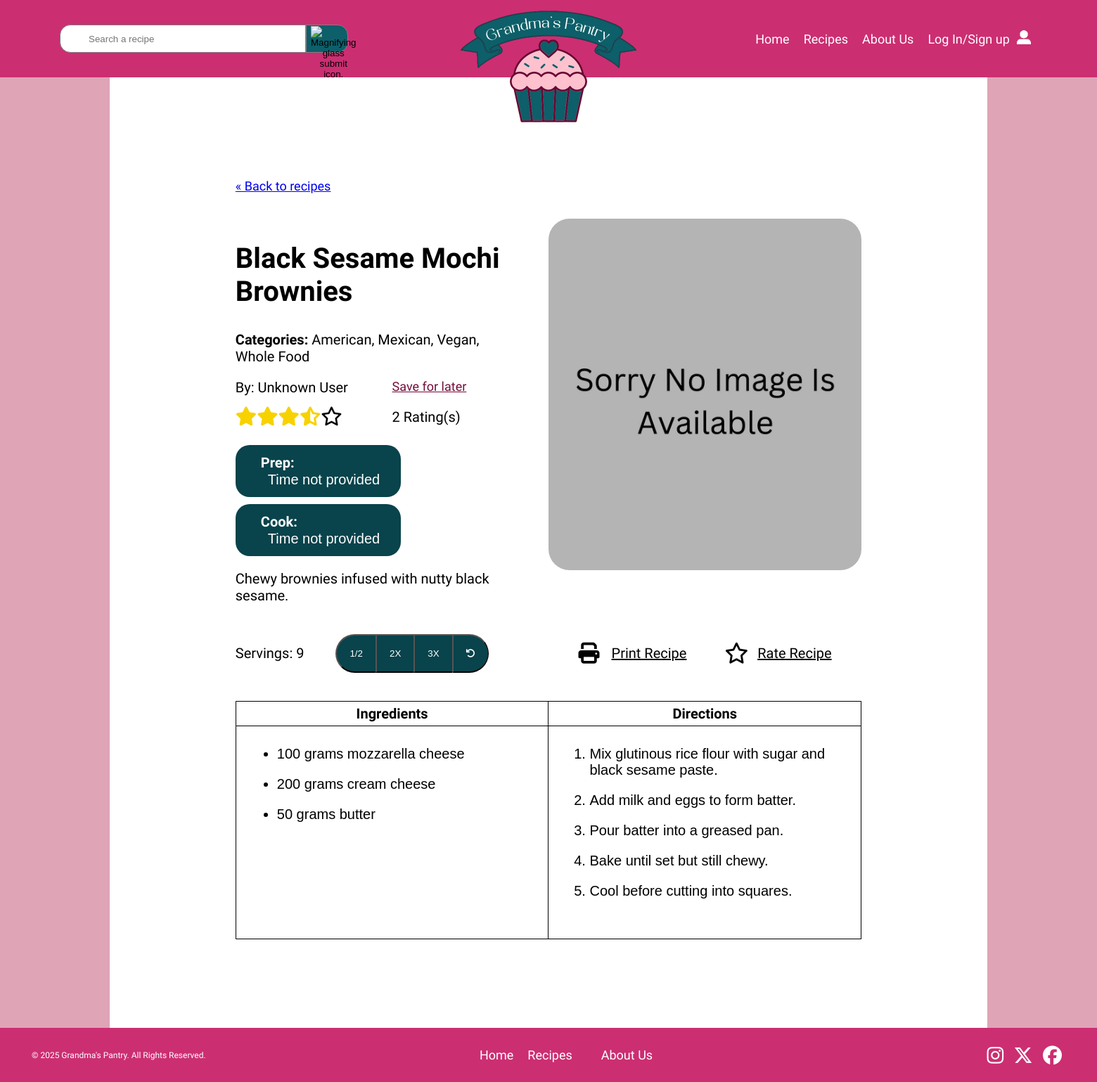
The page /public/recipes/show.php?id=27 on the database its author committed.
### tables this page shows
CREATE TABLE `recipes` (
  `recipe_id` int(11) NOT NULL,
  `user_id` int(11) NOT NULL,
  `recipe_name` varchar(100) NOT NULL,
  `recipe_description` varchar(255) NOT NULL,
  `servings` int(11) NOT NULL,
  `created_at` timestamp NOT NULL DEFAULT CURRENT_TIMESTAMP
);

CREATE TABLE `recipe_ingredients` (
  `recipe_id` int(11) NOT NULL,
  `ingredient_id` int(11) NOT NULL,
  `quantity` decimal(10,2) NOT NULL,
  `unit_id` int(11) NOT NULL
);

CREATE TABLE `units` (
  `unit_id` int(11) NOT NULL,
  `unit_name` varchar(50) NOT NULL
);

CREATE TABLE `ingredients` (
  `ingredient_id` int(11) NOT NULL,
  `ingredient_name` varchar(100) NOT NULL
);

CREATE TABLE `directions` (
  `direction_id` int(11) NOT NULL,
  `recipe_id` int(11) NOT NULL,
  `step_number` smallint(6) NOT NULL,
  `instruction` varchar(255) NOT NULL
);

### private/initialize.php (called while the page is built, shortened)
<?php
  require_once('functions.php');
  $session = new Session;

### private/classes/Session.class.php (called while the page is built, shortened)
<?php
class Session {
  private $userId;
  public function is_logged_in() {
    return isset($this->userId) && $this->last_login_is_recent();
  }
}

### private/functions.php (called while the page is built, shortened)
<?php
function h($string="") {
  return htmlspecialchars($string);
}

### private/classes/DatabaseObject.class.php (called while the page is built, shortened)
<?php
class DatabaseObject {
  static protected $database;
  static protected $table_name = "";
  static public function set_database($database) {
    self::$database = $database;
  }
  static public function find_by_sql($sql) {
    $result = self::$database->query($sql);
    $obj_array = [];
    while($record = $result->fetch_assoc()) {
      $obj_array[] = static::instantiate($record);
    }
    return $obj_array;
  }
  static public function find_by_id($id) {
    $primary_key_column = rtrim(static::$table_name, 's') . '_id';
    $sql = "SELECT * FROM " . static::$table_name;
    $sql .= " WHERE " . $primary_key_column . "='" . self::$database->escape_string($id) . "'";
    $obj_array = static::find_by_sql($sql);
    if(!empty($obj_array)) {
      return array_shift($obj_array);
    }
    else {
      return false;
    }
  }
  static protected function instantiate($record) {
    $object = new static;
    foreach($record as $property => $value) {
      $camelCaseProperty = lcfirst(str_replace('_', '', ucwords($property, '_')));
      if(property_exists($object, $camelCaseProperty) && $property !== 'user_id') {
        $object->$camelCaseProperty = $value;
      }
    }
    return $object;
  }
}

### private/classes/Recipe.class.php (called while the page is built, shortened)
<?php
class Recipe extends DatabaseObject {
  public $id;
  public $userId;
  public function __construct($args=[]) {
    $this->id = $args['recipe_id'] ?? null;
    $this->userId = $args['user_id'] ?? '';
  }
  static protected function instantiate($record) {
    $object = new static;
    if (isset($record['recipe_id'])) {
      $object->id = $record['recipe_id'];
    }
    foreach($record as $property => $value) {
      if (property_exists($object, $property) && $property !== 'recipe_id') {
        $object->$property = $value;
        continue;
      }
      $camelCaseProperty = lcfirst(str_replace('_', '', ucwords($property, '_')));
      if(property_exists($object, $camelCaseProperty) && $property !== 'recipe_id') {
        $object->$camelCaseProperty = $value;
      }
    }
    return $object;
  }
  public function get_recipe_photo() {
    $sql = "SELECT img_path FROM recipe_photos WHERE recipe_id = '" . $this->id . "' LIMIT 1";
    $result = self::$database->query($sql);
    $photo = $result->fetch_assoc();
    return $photo ? $photo['img_path'] : '/web-289/public/assets/recipe-images/default-recipe-image.jpg';
  }
  public static function find_recipe_types_by_recipe_id($recipeId) {
    $escapedRecipeId = static::$database->escape_string($recipeId);
    $sql = "SELECT meal_types, ethnic_types, diet_types ";
    $sql .= "FROM recipe_categories WHERE recipe_id = '{$escapedRecipeId}'";
    return static::find_by_sql($sql);
  }
  public function get_username() {
    $user = User::find_by_id($this->userId);
    return $user ? $user->username : 'Unknown User';
  }
  public function get_prep_time() {
    $prep = PrepTime::find_by_recipe_id($this->id);
    if (!$prep || !isset($prep->timeSeconds)) {
      return "Time not provided";
    }
    return $prep->formatted_time();
  }
  public function get_cook_time() {
    $cook = CookTime::find_by_recipe_id($this->id);
    if (!$cook || !isset($cook->timeSeconds)) {
      return "Time not provided";
    }
    return $cook->formatted_time();
  }
  public function get_rating_info() {
    $sql = "SELECT AVG(rating) AS average_rating, COUNT(*) ";
    $sql .= "AS total_ratings FROM ratings ";
    $sql .= "WHERE recipe_id = '" . self::$database->escape_string($this->id) . "'";
    $result = self::$database->query($sql);
    $row = $result->fetch_assoc();
    return [
      'average' => $row['average_rating'] ? round($row['average_rating'], 1) : 0,
      'total' => $row['total_ratings'] ?? 0
    ];
  }
}

### private/classes/User.class.php (called while the page is built, shortened)
<?php
class User extends DatabaseObject {
  public static function find_by_id($id) {
    return parent::find_by_id($id);
  }
}

### private/classes/PrepTime.class.php (called while the page is built, shortened)
<?php
class PrepTime extends RecipeTime {
  protected static $table_name = 'prep_times';
  public static function find_by_recipe_id($recipeId) {
    $recipeId = (int) $recipeId;
    $sql = "SELECT * FROM " . self::$table_name . " WHERE recipe_id = {$recipeId}";
    $result = self::find_by_sql($sql);
    return !empty($result) ? array_shift($result) : false;
}
}

### private/classes/CookTime.class.php (called while the page is built, shortened)
<?php
class CookTime extends RecipeTime {
  protected static $table_name = 'cook_times';
  public static function find_by_recipe_id($recipeId) {
    $recipeId = (int) $recipeId;
    $sql = "SELECT * FROM " . self::$table_name . " WHERE recipe_id = {$recipeId}";
    $result = self::find_by_sql($sql);
    return !empty($result) ? array_shift($result) : false;
}
}

### private/classes/Ingredient.class.php (called while the page is built, shortened)
<?php
class Ingredient extends DatabaseObject {
  static protected $table_name = 'recipe_ingredients';
  public $quantity;
  public function __construct($args = []) {
    $this->quantity = $args['quantity'] ?? 0;
  }
  public static function find_ingredients($recipeId) {
    $sql = "SELECT ri.quantity, u.unit_name, i.ingredient_name ";
    $sql .= "FROM " . static::$table_name . " ri ";
    $sql .= "JOIN ingredients i ON ri.ingredient_id = i.ingredient_id ";
    $sql .= "JOIN units u ON ri.unit_id = u.unit_id ";
    $sql .= "WHERE ri.recipe_id = '{$recipeId}'";
    return static::find_by_sql($sql);
  }
  public function formatted_quantity() {
    $quantity = (float)$this->quantity;
    if (floor($quantity) == $quantity) {
      return (int)$quantity;
    }
    $denominator = 1000;
    $numerator = round($quantity * $denominator);
    $gcd = $this->gcd($numerator, $denominator);
    $numerator /= $gcd;
    $denominator /= $gcd;
    return $numerator . '/' . $denominator;
  }
}

### private/classes/Direction.class.php (called while the page is built, shortened)
<?php
class Direction extends DatabaseObject {
  static protected $table_name = 'directions';
  public static function find_directions($recipeId) {
    $sql = "SELECT * FROM " . static::$table_name;
    $sql .= " WHERE recipe_id = '{$recipeId}'";
    $sql .= " ORDER BY step_number ASC";
    return static::find_by_sql($sql);
  }
}

### public/recipes/show.php (the view, shortened to what this page needs)
<?php
require_once('../../private/initialize.php');
$recipeId = $_GET['id'] ?? null;
$recipe = Recipe::find_by_id($recipeId);
$directions = Direction::find_directions($recipeId);
$ingredients = Ingredient::find_ingredients($recipeId);
$rating = $recipe->get_rating_info();
?>
<!DOCTYPE html>
<html lang="en">
  <head>
    <link href="../css/styles.css" rel="stylesheet">
    <link rel="stylesheet" href="https://cdn.jsdelivr.net/npm/choices.js/public/assets/styles/choices.min.css" />
  </head>
  <body>
    <header role="banner">
      <nav>
        <ul>
          <li><a href="/web-289/public/index.php">Home</a></li>
          <li><a href="/web-289/public/recipes/index.php">Recipes</a></li>
          <li><a href="/web-289/public/about.php">About Us</a></li>
          <li>
            <a href="#" id="open-sidebar">
              <?php if (!$session->is_logged_in()): ?>
                <span>Log In/Sign up</span>
              <?php endif; ?>
            </a>
          </li>
          <li><a href="#" id="open-sidebar-icon"><img src="/web-289/public/assets/login-image.png" width="27" height="27" alt="User icon that links to login."></a></li>
        </ul>
      </nav>
      <form action="/web-289/public/recipes/index.php" method="GET">
        <section>
          <input type="text" name="search" placeholder="Search a recipe" value="<?= h($_GET['search'] ?? '') ?>">
          <button>
            <img src="/web-289/public/assets/icons/search.svg" width="64" height="64" alt="Magnifying glass submit icon.">
          </button>
        </section>
      </form>
      <a href="/web-289/public/index.php"><img src="/web-289/public/assets/logo.png" width="500" height="500" alt="Pink and navy cupcake logo for Grandma's Pantry."></a>
    </header>
    <div id="wrapper">
      <main role="main" id="show-recipe">
        <a href="<?= 'index.php'; ?>">&laquo; Back to recipes</a>
        <section>
          <h1><?= h($recipe->recipeName); ?></h1>
          <p><strong>Categories:</strong>
            <?php
              $recipeTypes = Recipe::find_recipe_types_by_recipe_id($recipeId);
              $categories = [];
              if ($recipeTypes) {
                $ethnicTypes = $recipeTypes[0]->ethnicTypes;
                $dietTypes = $recipeTypes[0]->dietTypes;
                if (!empty($ethnicTypes)) {
                  $categories = array_merge($categories, explode(',', $ethnicTypes));
                }
                if (!empty($dietTypes)) {
                  $categories = array_merge($categories, explode(',', $dietTypes));
                }
              }
              $categories = array_unique(array_map('trim', $categories));
              if (empty($categories)) {
                echo "No categories found";
              } else {
                echo implode(", ", $categories);
              }
            ?>
          </p>
          <section>
            <p>By: <?= $recipe->get_username(); ?></p>
            <a href="javascript:void(0);" id="save-for-later" data-recipe-name="<?= h($recipe->recipeName); ?>" data-recipe-id="<?= $recipe->id; ?>">Save for later</a>
            <div id="rating-stars">
              <?php
                $averageRating = $rating['average'];
                for ($i = 1; $i <= 5; $i++) {
                  if ($averageRating >= $i) {
                    echo '<i class="fa-solid fa-star fa-xl"></i>';
                  } elseif ($averageRating >= ($i - 0.5)) {
                    echo '<i class="fa-solid fa-star-half-stroke fa-xl"></i>';
                  } else {
                    echo '<i class="fa-regular fa-star fa-xl"></i>';
                  }
                }
              ?>
            </div>
            <?php $rating = $recipe->get_rating_info(); ?>
            <p><span><?= $rating['total']; ?> </span>Rating(s)</p>
          </section>
          <p><strong>Prep:</strong> <span class="recipe-times"><?= h($recipe->get_prep_time()); ?></span></p>
          <p><strong>Cook:</strong> <span class="recipe-times"><?= h($recipe->get_cook_time()); ?></span></p>
          <p><?= $recipe->recipeDescription; ?></p>
        </section>
        <img src="<?= $recipe->get_recipe_photo(); ?>" alt="Photo of <?= h($recipe->recipeName); ?>">
        <section>
          <p id="servings">Servings: <?= h($recipe->servings)?></p>
          <section>
            <button id="multiplier-half" data-multiplier="0.5">1/2</button>
            <button id="multiplier-double" data-multiplier="2">2X</button>
            <button id="multiplier-triple" data-multiplier="3">3X</button>
            <button id="reset-servings" data-reset="true"><i class="fas fa-undo"></i></button>
          </section>
        </section>
        <section>
          <section>
            <a href="javascript:void(0);" id="print-recipe" data-recipe-id="<?= $recipe->id ?>"><i class="fa-solid fa-print fa-xl"></i></a>
            <a href="javascript:void(0);" id="print-recipe-text" data-recipe-id="<?= $recipe->id ?>">Print Recipe</a>
          </section>
          <section>
            <a href="javascript:void(0);" id="rate-star"><i class="fa-regular fa-star fa-xl"></i></a>
            <a href="javascript:void(0);" id="rate-recipe-link">Rate Recipe</a>
          </section>
        </section>
        <section id="ingredients-directions">
          <table>
            <thead>
              <tr>
                <th>Ingredients</th>
                <th>Directions</th>
              </tr>
            </thead>
            <tbody>
              <tr>
                <td>
                  <ul>
                    <?php foreach ($ingredients as $ingredient) : ?>
                      <li>
                        <?php
                          $formattedQuantity = $ingredient->formatted_quantity();
                          $ingredientName = strtolower($ingredient->ingredientName);
                          $unitName = ($ingredient->quantity != 1) ? $ingredient->unitName . 's' : $ingredient->unitName;
                          if ($ingredientName === 'egg' || $ingredientName === 'eggs') {
                            echo $formattedQuantity . ' ' . $ingredient->ingredientName;
                          } else {
                            echo $formattedQuantity . ' ' . $unitName . ' ' . $ingredient->ingredientName;
                          }
                        ?>
                      </li>
                    <?php endforeach; ?>
                  </ul>
                </td>
                <td>
                  <ol>
                    <?php foreach ($directions as $direction) : ?>
                      <li><?= h($direction->instruction); ?></li>
                    <?php endforeach; ?>
                  </ol>
                </td>
              </tr>
            </tbody>
          </table>
        </section>
      </main>
    </div>
    <footer>
        <p>&copy; 2025 Grandma's Pantry. All Rights Reserved.</p>
        <nav>
          <ul>
            <li><a href="/web-289/public/index.php">Home</a></li>
            <li><a href="/web-289/public/recipes/index.php">Recipes</a></li>
            <li><a href="/web-289/public/about.php">About Us</a></li>
          </ul>
        </nav>
        <section>
          <a href="https://www.instagram.com/"><i class="fa-brands fa-instagram fa-xl"></i></a>
          <a href="https://x.com/?lang=en"><i class="fa-brands fa-x-twitter fa-xl"></i></a>
          <a href="https://www.facebook.com/"><i class="fa-brands fa-facebook fa-xl"></i></a>
        </section>
    </footer>
  </body>
</html>

### rows shown on the page
recipes: recipe_name "Black Sesame Mochi Brownies", recipe_description "Chewy brownies infused with nutty black sesame.", servings "9"
recipe_ingredients: quantity "100", quantity.unit_name "grams", ingredient.ingredient_name "mozzarella cheese"
recipe_ingredients: quantity "200", quantity.unit_name "grams", ingredient.ingredient_name "cream cheese"
recipe_ingredients: quantity "50", quantity.unit_name "grams", ingredient.ingredient_name "butter"
directions: instruction "Mix glutinous rice flour with sugar and black sesame paste."
directions: instruction "Add milk and eggs to form batter."
directions: instruction "Pour batter into a greased pan."
directions: instruction "Bake until set but still chewy."
directions: instruction "Cool before cutting into squares."

### other values the page prints
implode(", ", $categories) "American, Mexican, Vegan, Whole Food"
$recipe->get_username() "Unknown User"
$rating['total'] "2"
$recipe->get_prep_time() "Time not provided"
$recipe->get_cook_time() "Time not provided"
